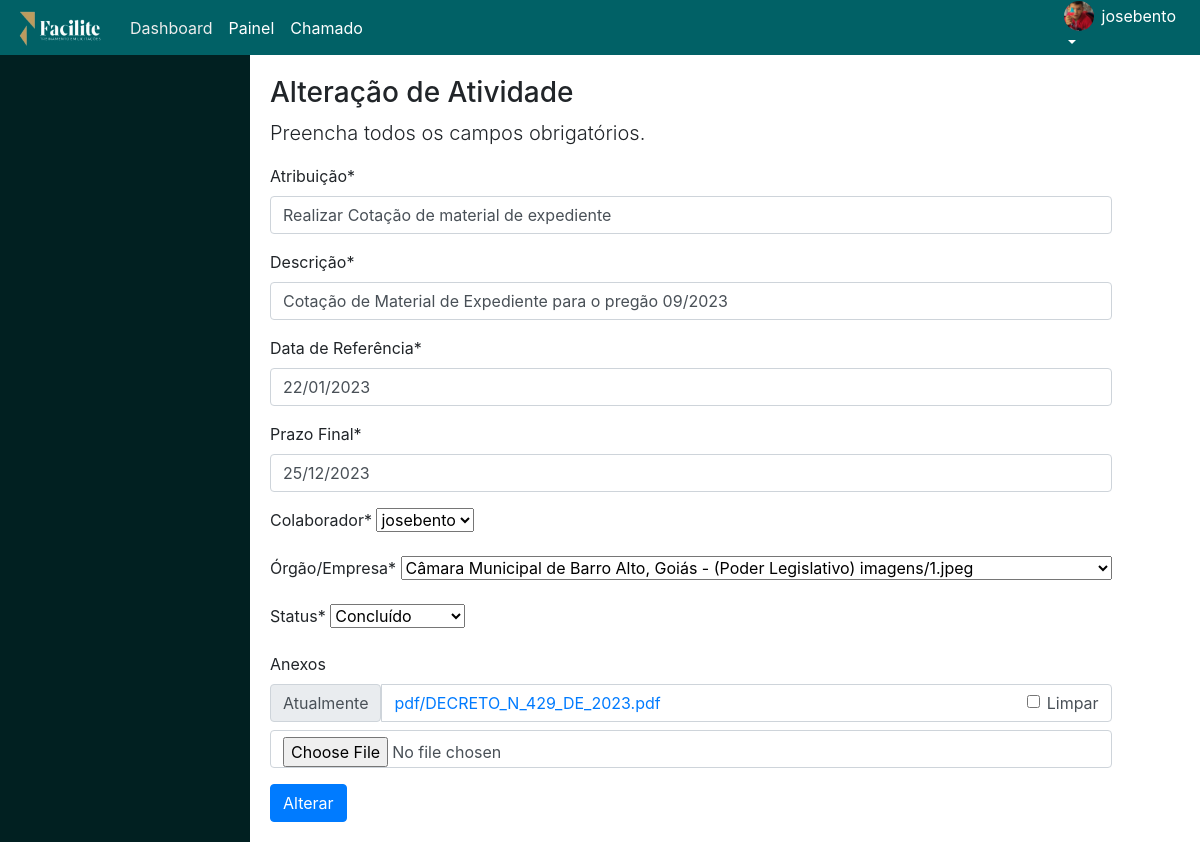
/editar/atividade/1/ (signed in), run on the app's committed database.
### cadastros/models.py (models this page shows, shortened)
class Atividade(models.Model):
    STATUS_CHOICES = [
        ('A receber', 'A receber'),
        ('Recebido', 'Recebido'),
        ('Em andamento', 'Em andamento'),
        ('Concluído', 'Concluído'),
        ('Cancelada', 'Cancelada'),
    ]
    numero = models.CharField(max_length=150, verbose_name="Atribuição")
    descricao = models.CharField(max_length=150, verbose_name="Descrição")
    data = models.DateField(verbose_name="Data de Referência", default=datetime.date.today)
    prazo = models.DateField(verbose_name="Prazo Final", default=datetime.date.today)
    colaborador = models.ForeignKey(User, on_delete=models.PROTECT, verbose_name="Colaborador", null=True)
    campo = models.ForeignKey(Campo, on_delete=models.PROTECT, verbose_name="Órgão/Empresa")
    status = models.CharField(max_length=20, choices=STATUS_CHOICES, default='A receber')
    arquivo = models.FileField(upload_to='pdf/',verbose_name="Anexos",blank=True)

class Campo(models.Model):
    nome = models.CharField(max_length=50,verbose_name="Órgão/Empresa")
    descricao = models.CharField(max_length=150,verbose_name="Descrição")
    foto = models.ImageField(upload_to='imagens/')
    def __str__(self):
     return "{} - ({}) {}".format(self.nome, self.descricao, self.foto)

### cadastros/views.py (the view)
# urls.py: path('editar/atividade/<int:pk>/',AtividadeUpdate.as_view(), name ="editar-atividade"),
class AtividadeUpdate(GroupRequiredMixin,LoginRequiredMixin,UpdateView):
 login_url = reverse_lazy('login')
 group_required = u"administrador"
 model = Atividade
 fields = ['numero','descricao','data','prazo','colaborador','campo','status','arquivo']
 template_name = 'cadastros/form-upload.html'
 success_url = reverse_lazy('listar-atividades')
 def get_context_data(self, **kwargs):
        context = super().get_context_data(**kwargs)
        perfil = get_object_or_404(Perfil, usuario=self.request.user)
        context['foto'] = perfil.foto.url if perfil.foto else ''
        context['titulo']= "Alteração de Atividade"
        context['buttao']= "Alterar"
        return context

### cadastros/templates/cadastros/form-upload.html (shortened to what this page needs)
{% extends 'modelo.html' %}
{% load static %}
{% load crispy_forms_tags %}
    {% block sidebar %}
    <div class="sidebar">
        <br>
        <br>
    </div>
    {% endblock %}
{% block conteudo %}
<h3>{{ titulo }}</h3>
<p class="lead">
    Preencha todos os campos obrigatórios.
</p>
<form action="" method="POST" enctype="multipart/form-data">
{{ form|crispy }}
<button type="submit" class="btn btn-primary">{{ buttao }}</button>
</form>
{% endblock %}

### paginas/templates/modelo.html (shortened to what this page needs)
{% load static %}
<!DOCTYPE html>
<html lang="pt-br">
<head>
    <link rel="stylesheet" href="{% static 'css/bootstrap.min.css' %}">
</head>
<body>
{% block menu %}
<nav class="navbar navbar-expand-lg fixed-top" style="height: 55px;">
    <a class="navbar-brand" href="{% url 'inicio' %}">
        <img src="{% static 'img/logofacilite.png' %}" alt="Logo" width="90" height="40">
    </a>
      {% if request.user.is_authenticated %}
    <div class="collapse navbar-collapse justify-content-between" id="navbarNav">
        <ul class="navbar-nav">
            <li class="nav-item active">
                <a class="nav-link" href="{% url 'dash' %}">Dashboard</a>
            </li>
            <li class="nav-item">
                <a class="nav-link" href="{% url 'tarefas' %}">Painel</a>
            </li>
            <li class="nav-item">
                <a class="nav-link" href="{% url 'tarefas' %}">Chamado</a>
            </li>
        </ul>
    <div class="navbar-nav">
        <div class="nav-item dropdown">
            <a class="nav-link dropdown-toggle" href="#" id="navbarDropdown" role="button" data-toggle="dropdown"
                aria-haspopup="true" aria-expanded="false">
                <div style="display: flex; align-items: center;">
                    <div style="width: 30px; height: 30px; overflow: hidden; border-radius: 50%;">
                        <img src="{{ foto }}" alt="Logo" width="100%" height="100%" style="object-fit: cover;">
                    </div>
                    <span style="margin-left: 8px;">{{ request.user.username }}</span>
                </div>
            </a>
        </div>
    </div>
 {% endif %}
</nav>
{% endblock %}
    <div class="container-fluid">
        <div class="row">
            {% block sidebar %}
            {% endblock %}
            <div class="conteudo-centralizado">
            {% block conteudo %}{% endblock %}
            </div>
        </div>
    </div>
</body>
</html>

### paginas/templates/modelo.html (style rules this page uses)
body { padding-top: 56px; position: relative; min-height: 100vh; }
.sidebar { height: 100%; width: 250px; position: fixed; z-index: 1; top: 0; left: 0; background-color: #012021; padding-top: 20px; color: white; }
.navbar { background-color: #016166; }
.navbar-brand { color: rgb(242, 248, 140); }
.navbar-nav .nav-link { color: white; }
.navbar-nav .nav-item.active .nav-link { color: rgb(237, 237, 237); }
.conteudo-centralizado { margin-left: 250px; padding: 20px; }

### data on the page
Atividade: numero "Realizar Cotação de material de expediente", descricao "Cotação de Material de Expediente para o pregão 09/2023", data "22/01/2023", prazo "25/12/2023", colaborador "josebento", campo "Câmara Municipal de Barro Alto, Goiás - (Poder Legislativo) imagens/1.jpeg", status "Concluído"

### other printed values
{{ request.user.username }} "josebento"
{{ titulo }} "Alteração de Atividade"
{{ buttao }} "Alterar"
